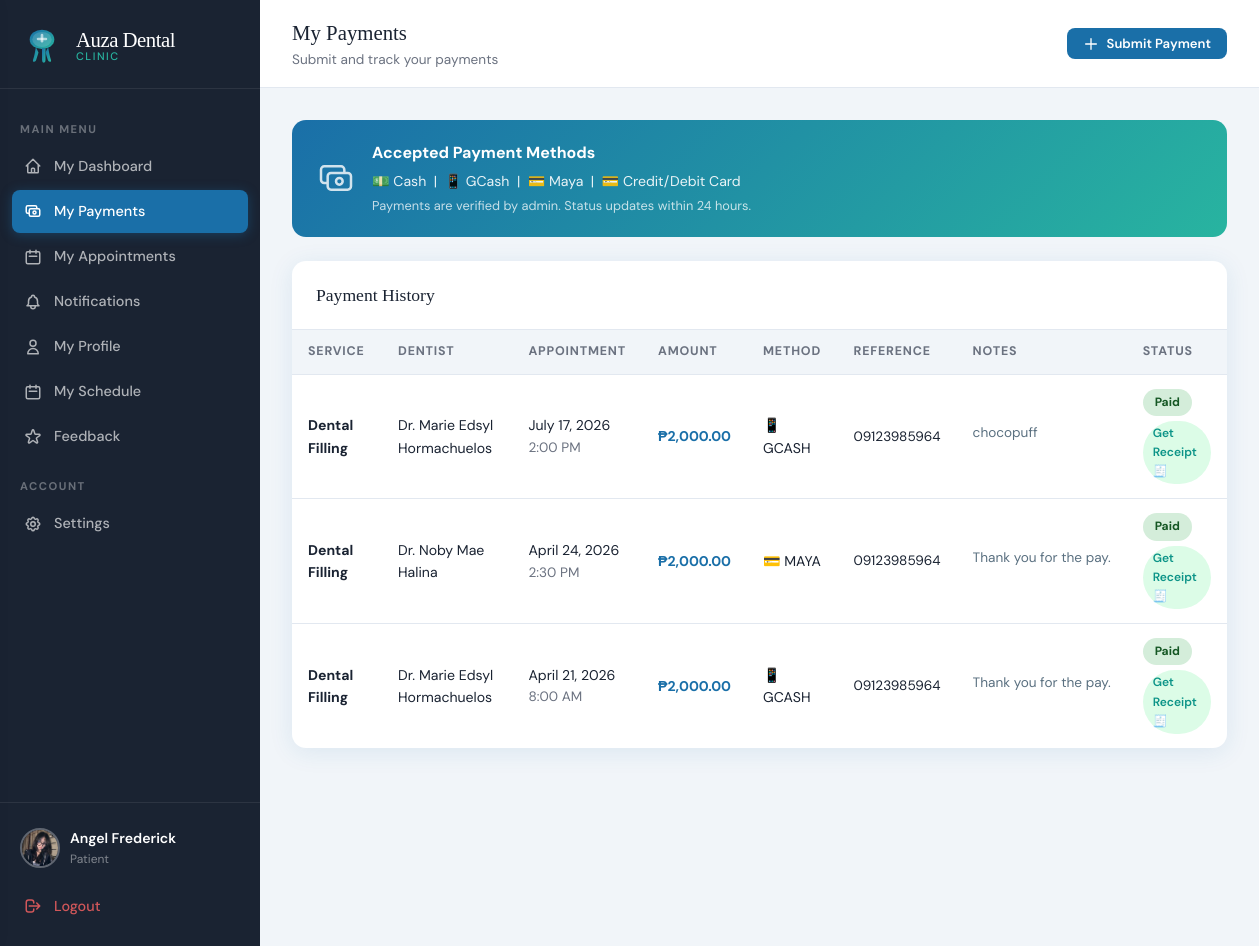
The page /index.php?page=patient_payments (signed in) on the database its author committed.
### tables this page shows
CREATE TABLE `payments` (
  `id` int(11) NOT NULL,
  `appointment_id` int(11) NOT NULL,
  `patient_id` int(11) NOT NULL,
  `amount` decimal(10,2) NOT NULL,
  `method` enum('cash','gcash','maya','card') DEFAULT 'cash',
  `status` enum('pending','paid','refunded') DEFAULT 'pending',
  `reference_no` varchar(100) DEFAULT NULL,
  `notes` text DEFAULT NULL,
  `paid_at` datetime DEFAULT NULL,
  `created_at` datetime DEFAULT current_timestamp()
);

CREATE TABLE `services` (
  `id` int(11) NOT NULL,
  `name` varchar(150) NOT NULL,
  `description` text DEFAULT NULL,
  `duration_minutes` int(11) DEFAULT 30,
  `price` decimal(10,2) DEFAULT 0.00,
  `is_active` tinyint(1) DEFAULT 1
);

CREATE TABLE `appointments` (
  `id` int(11) NOT NULL,
  `patient_id` int(11) NOT NULL,
  `dentist_id` int(11) NOT NULL,
  `service_id` int(11) NOT NULL,
  `appointment_date` date NOT NULL,
  `appointment_time` time NOT NULL,
  `status` enum('pending','confirmed','completed','cancelled') DEFAULT 'pending',
  `notes` text DEFAULT NULL,
  `reschedule_reason` text DEFAULT NULL,
  `rescheduled_at` datetime DEFAULT NULL,
  `original_date` date DEFAULT NULL,
  `original_time` time DEFAULT NULL,
  `created_at` datetime DEFAULT current_timestamp()
);

### app/controllers/PaymentController.php (called while the page is built, shortened)
<?php
require_once __DIR__ . '/../config.php';
class PaymentController {
    public function patientPayments() {
        $patient_id = $_SESSION['user_id'];
        $payments   = callProcedure('sp_get_patient_payments', [$patient_id]);
        $appointments = callProcedure('sp_get_patient_appointments', [$patient_id]);
        $payable = [];
        foreach ($appointments as $a) {
            if (in_array($a['status'], ['confirmed', 'completed'])) {
                $existing = callProcedure('sp_get_payment_by_appointment', [(int)$a['id']]);
                if (empty($existing)) $payable[] = $a;
            }
        }
        require __DIR__ . '/../views/patient/payments.php';
    }
}

### app/config.php (called while the page is built, shortened)
<?php
function getDB() {
    static $conn = null;
    if ($conn === null) {
        $conn = new mysqli(DB_HOST, DB_USER, DB_PASS, DB_NAME);
        $conn->set_charset('utf8mb4');
    }
    return $conn;
}
function callProcedure($proc_name, $params = []) {
    $db = getDB();
    if (empty($params)) {
        $sql = "CALL {$proc_name}()";
        $result = $db->query($sql);
    } else {
        $placeholders = implode(',', array_fill(0, count($params), '?'));
        $sql = "CALL {$proc_name}({$placeholders})";
        $stmt = $db->prepare($sql);
        $types = '';
        foreach ($params as $p) {
            if (is_int($p)) $types .= 'i';
            elseif (is_float($p)) $types .= 'd';
            else $types .= 's';
        }
        $stmt->bind_param($types, ...$params);
        $stmt->execute();
        $result = $stmt->get_result();
    }
    $rows = [];
    while ($row = $result->fetch_assoc()) {
        $rows[] = $row;
    }
    return $rows;
}
function formatDate($date) {
    return date('F j, Y', strtotime($date));
}
function formatTime($time) {
    return date('g:i A', strtotime($time));
}

### app/views/patient/payments.php (the view, shortened to what this page needs)
<!DOCTYPE html>
<html lang="en">
<head>
<link rel="stylesheet" href="<?= APP_URL ?>/public/css/style.css">
</head>
<body>
<div class="app-layout">
  <?php require __DIR__ . '/../shared/sidebar.php'; ?>
  <div class="main-content">
    <div class="topbar">
      <div>
        <div class="topbar-title">My Payments</div>
        <div class="text-sm text-gray">Submit and track your payments</div>
      </div>
      <?php if (!empty($payable)): ?>
      <button class="btn btn-primary btn-sm" onclick="openModal('payModal')">
        <svg xmlns="http://www.w3.org/2000/svg" width="16" height="16" fill="none" viewBox="0 0 24 24" stroke="currentColor"><path stroke-linecap="round" stroke-linejoin="round" stroke-width="2" d="M12 4v16m8-8H4"/></svg>
        Submit Payment
      </button>
      <?php endif; ?>
    </div>
    <div class="page-content">
      <?php require_once __DIR__ . '/../shared/helpers.php'; showFlash(); ?>
      <div style="background:linear-gradient(135deg,var(--primary),var(--accent));border-radius:var(--radius);padding:20px 24px;margin-bottom:24px;color:white;display:flex;align-items:center;gap:16px;">
        <div>
          <div style="font-weight:700;font-size:1rem;margin-bottom:4px;">Accepted Payment Methods</div>
          <div style="opacity:.9;font-size:.88rem;">💵 Cash &nbsp;|&nbsp; 📱 GCash &nbsp;|&nbsp; 💳 Maya &nbsp;|&nbsp; 💳 Credit/Debit Card</div>
          <div style="opacity:.75;font-size:.8rem;margin-top:4px;">Payments are verified by admin. Status updates within 24 hours.</div>
        </div>
      </div>
      <div class="card">
        <div class="card-header">
          <div class="card-title">Payment History</div>
        </div>
        <?php if (empty($payments)): ?>
          <div class="empty-state">
            <svg xmlns="http://www.w3.org/2000/svg" fill="none" viewBox="0 0 24 24" stroke="currentColor"><path stroke-linecap="round" stroke-linejoin="round" stroke-width="1" d="M17 9V7a2 2 0 00-2-2H5a2 2 0 00-2 2v6a2 2 0 002 2h2m2 4h10a2 2 0 002-2v-6a2 2 0 00-2-2H9a2 2 0 00-2 2v6a2 2 0 002 2zm7-5a2 2 0 11-4 0 2 2 0 014 0z"/></svg>
            <h3>No Payments Yet</h3>
            <p>Submit a payment for your confirmed or completed appointments</p>
          </div>
        <?php else: ?>
        <div class="table-wrap">
          <table>
            <thead>
              <tr>
                <th>Service</th>
                <th>Dentist</th>
                <th>Appointment</th>
                <th>Amount</th>
                <th>Method</th>
                <th>Reference</th>
                <th>Notes</th>
                <th>Status</th>
              </tr>
            </thead>
            <tbody>
              <?php foreach ($payments as $p): ?>
              <tr>
                <td class="font-bold"><?= htmlspecialchars($p['service_name']) ?></td>
                <td>Dr. <?= htmlspecialchars($p['dentist_name']) ?></td>
                <td>
                  <div><?= formatDate($p['appointment_date']) ?></div>
                  <div class="text-sm text-gray"><?= formatTime($p['appointment_time']) ?></div>
                </td>
                <td class="font-bold text-primary">₱<?= number_format($p['amount'],2) ?></td>
                <td>
                  <?php
                    $icons = ['cash'=>'💵','gcash'=>'📱','maya'=>'💳','card'=>'💳'];
                    echo ($icons[$p['method']]??'💵').' '.strtoupper($p['method']);
                  ?>
                </td>
                <td class="text-sm"><?= htmlspecialchars($p['reference_no'] ?: '—') ?></td>
                <td class="text-sm">
                  <?php if (!empty($p['notes'])): ?>
                    <span title="<?= htmlspecialchars($p['notes']) ?>"
                      style="display:inline-block;max-width:150px;white-space:nowrap;overflow:hidden;text-overflow:ellipsis;color:#5a7080;cursor:help;">
                      <?= htmlspecialchars($p['notes']) ?>
                    </span>
                  <?php else: ?>
                    <span style="color:#ccc;">—</span>
                  <?php endif; ?>
                </td>
                <td>
                  <?php
                    $pBadge = ['pending'=>'badge-pending','paid'=>'badge-completed','refunded'=>'badge-cancelled'];
                    echo "<span class='badge ".($pBadge[$p['status']]?:'badge-pending')."'>".ucfirst($p['status'])."</span>";
                  ?>
                  <?php if ($p['status'] === 'paid'): ?>
                    <a href="<?= APP_URL ?>/download_receipt.php?id=<?= $p['id'] ?>"
   target="_blank"
   style="display:inline-block;margin-top:5px;padding:3px 10px;font-size:12px;font-weight:600;color:#0d9488;background:#dcfce7;border-radius:999px;text-decoration:none;">
  Get Receipt 🧾
</a>
                  <?php endif; ?>
                </td>
              </tr>
              <?php endforeach; ?>
            </tbody>
          </table>
        </div>
        <?php endif; ?>
      </div>
    </div>
  </div>
</div>
</body>
</html>

### public/css/style.css (style rules this page uses)
:root { --primary: #1a6fa8; --primary-dark: #134f7a; --primary-light:#e8f4fd; --accent: #28b4a0; --accent-light: #e6f7f5; --danger: #e74c3c; --warning: #f39c12; --success: #27ae60; --info: #2980b9; --dark: #1a2332; --gray: #6b7280; --gray-light: #f1f5f9; --white: #ffffff; --border: #e2e8f0; --shadow: 0 4px 24px rgba(26,111,168,0.10); --shadow-lg: 0 8px 40px rgba(26,111,168,0.16); --radius: 14px; --radius-sm: 8px; --font-display: 'Playfair Display', serif; --font-body: 'DM Sans', sans-serif; }
*, *::before, *::after { box-sizing: border-box; margin: 0; padding: 0; }
body { font-family: var(--font-body); background: var(--gray-light); color: var(--dark); min-height: 100vh; font-size: 15px; line-height: 1.6; }
a { color: var(--primary); text-decoration: none; }
.btn { display: inline-flex; align-items: center; justify-content: center; gap: 8px; padding: 12px 24px; border-radius: var(--radius-sm); border: none; font-family: var(--font-body); font-size: 0.9rem; font-weight: 600; cursor: pointer; transition: all 0.2s; text-decoration: none; }
.btn-primary { background: var(--primary); color: white; }
.btn-sm { padding: 7px 16px; font-size: 0.82rem; }
.app-layout { display: flex; min-height: 100vh; }
.main-content { margin-left: 260px; flex: 1; display: flex; flex-direction: column; }
.topbar { background: white; border-bottom: 1px solid var(--border); padding: 16px 32px; display: flex; align-items: center; justify-content: space-between; position: sticky; top: 0; z-index: 50; }
.topbar-title { font-family: var(--font-display); font-size: 1.3rem; color: var(--dark); }
.page-content { padding: 32px; flex: 1; }
.card { background: white; border-radius: var(--radius); box-shadow: var(--shadow); overflow: hidden; }
.card-header { padding: 20px 24px; border-bottom: 1px solid var(--border); display: flex; align-items: center; justify-content: space-between; }
.card-title { font-family: var(--font-display); font-size: 1.1rem; color: var(--dark); }
.table-wrap { overflow-x: auto; }
table { width: 100%; border-collapse: collapse; }
thead th { background: var(--gray-light); padding: 12px 16px; font-size: 0.78rem; font-weight: 700; text-transform: uppercase; letter-spacing: 0.8px; color: var(--gray); text-align: left; border-bottom: 1px solid var(--border); }
tbody td { padding: 14px 16px; border-bottom: 1px solid var(--border); font-size: 0.88rem; }
tbody tr:last-child td { border-bottom: none; }
.badge { display: inline-block; padding: 4px 12px; border-radius: 20px; font-size: 0.75rem; font-weight: 700; text-transform: capitalize; }
.badge-completed { background: #d4edda; color: #155724; }
.font-bold { font-weight: 700; }
.text-sm { font-size: 0.85rem; }
.text-gray { color: var(--gray); }
.text-primary { color: var(--primary); }

### rows shown on the page
payments: services.name "Dental Filling", dentist_name "Marie Edsyl Hormachuelos", appointment.appointment_date "July 17, 2026", appointment.appointment_time "2:00 PM", amount "2,000.00", method "📱", method "GCASH", reference_no "09123985964", notes "chocopuff", status "Paid"
payments: services.name "Dental Filling", dentist_name "Noby Mae Halina", appointment.appointment_date "April 24, 2026", appointment.appointment_time "2:30 PM", amount "2,000.00", method "💳", method "MAYA", reference_no "09123985964", notes "Thank you for the pay.", status "Paid"
payments: services.name "Dental Filling", dentist_name "Marie Edsyl Hormachuelos", appointment.appointment_date "April 21, 2026", appointment.appointment_time "8:00 AM", amount "2,000.00", method "📱", method "GCASH", reference_no "09123985964", notes "Thank you for the pay.", status "Paid"

### other values the page prints
$_SESSION['role'] "Patient"
